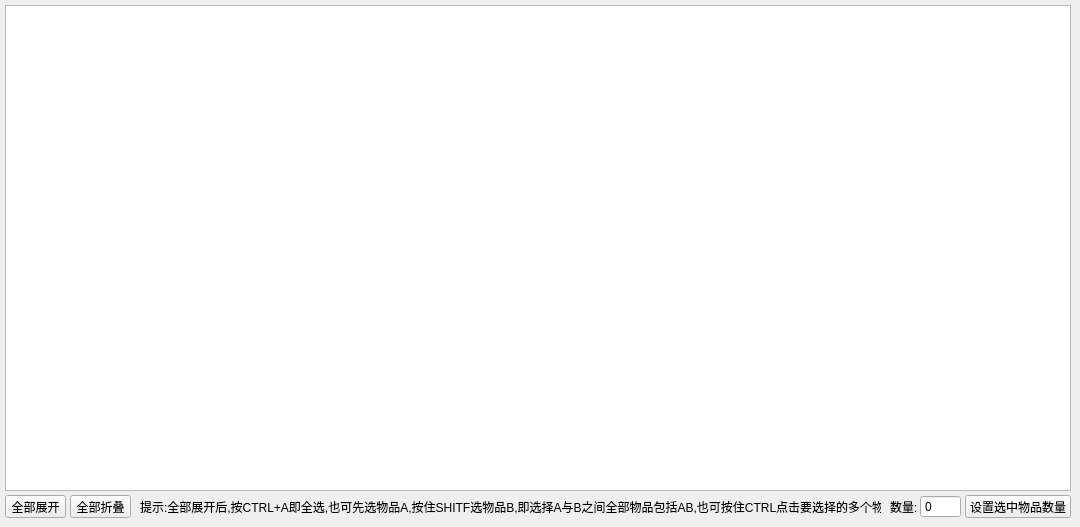
    <widget class="QWidget" name="tab_items">
     <property name="enabled">
      <bool>true</bool>
     </property>
     <attribute name="title">
      <string>物品</string>
     </attribute>
     <widget class="QPushButton" name="pushButton_set_selected_items_amount">
      <property name="geometry">
       <rect>
        <x>965</x>
        <y>495</y>
        <width>106</width>
        <height>23</height>
       </rect>
      </property>
      <property name="text">
       <string>设置选中物品数量</string>
      </property>
     </widget>
     <widget class="QTreeWidget" name="treeWidge_item">
      <property name="geometry">
       <rect>
        <x>5</x>
        <y>5</y>
        <width>1066</width>
        <height>486</height>
       </rect>
      </property>
      <property name="columnCount">
       <number>0</number>
      </property>
     </widget>
     <widget class="QSpinBox" name="spinBox_number_of_items">
      <property name="geometry">
       <rect>
        <x>920</x>
        <y>495</y>
        <width>41</width>
        <height>23</height>
       </rect>
      </property>
      <property name="buttonSymbols">
       <enum>QAbstractSpinBox::NoButtons</enum>
      </property>
      <property name="maximum">
       <number>65535</number>
      </property>
      <property name="value">
       <number>0</number>
      </property>
     </widget>
     <widget class="QPushButton" name="pushButton_item_tree_expand_all">
      <property name="geometry">
       <rect>
        <x>5</x>
        <y>495</y>
        <width>61</width>
        <height>23</height>
       </rect>
      </property>
      <property name="text">
       <string>全部展开</string>
      </property>
     </widget>
     <widget class="QPushButton" name="pushButton_item_tree_collapse_all">
      <property name="geometry">
       <rect>
        <x>70</x>
        <y>495</y>
        <width>61</width>
        <height>23</height>
       </rect>
      </property>
      <property name="text">
       <string>全部折叠</string>
      </property>
     </widget>
     <widget class="QLabel" name="label_number_of_items">
      <property name="geometry">
       <rect>
        <x>890</x>
        <y>495</y>
        <width>26</width>
        <height>23</height>
       </rect>
      </property>
      <property name="text">
       <string>数量:</string>
      </property>
     </widget>
     <widget class="QLabel" name="label_tip">
      <property name="geometry">
       <rect>
        <x>140</x>
        <y>495</y>
        <width>741</width>
        <height>23</height>
       </rect>
      </property>
      <property name="text">
       <string>提示:全部展开后,按CTRL+A即全选,也可先选物品A,按住SHITF选物品B,即选择A与B之间全部物品包括AB,也可按住CTRL点击要选择的多个物品</string>
      </property>
     </widget>
    </widget>
